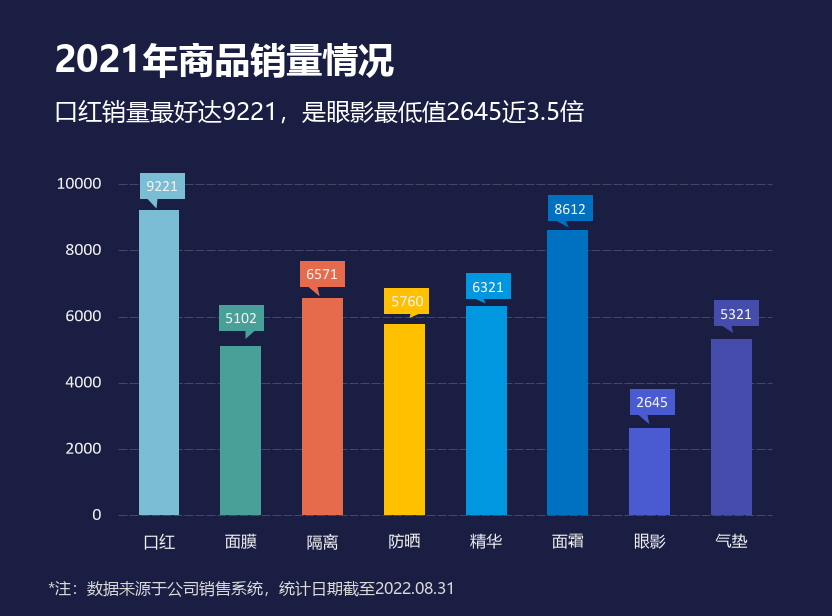

Generate this figure with Python:
# -*- coding: utf-8 -*-
"""
图表复刻 4/15 —— 标注柱形图

复刻对象：`第二章 图表(前15).xlsx` 工作表「4 标注柱形图」中的图表。
每根柱子单独设色，柱顶外侧挂着「气泡标注式」数据标签（pdataLbl 被改成了
wedgeRectCallout 形状：一个矩形气泡 + 一个指向柱顶的三角小尾巴）。

数据来源：'4 标注柱形图'!$C$3:$C$10

样式规格全部取自该 xlsx 的图表 XML（xl/charts/chart4.xml、
xl/drawings/drawing8.xml）：

    图表区背景          srgbClr 1A1E43
    绘图区              manualLayout x=0.142034 y=0.298733 w=0.786205 h=0.537685
    柱形系列            默认填充 7BBDD5，逐点覆盖见 POINT_COLORS（c:dPt）
    柱宽/间距           gapWidth=100%  ->  柱宽 = 类别宽 / 2
    数值轴              majorUnit=2000，范围 0~10000（无 min/max，Excel 自动取整）
                        标签 9pt，bg1 lumMod 95% (#F2F2F2)，Latin +mn-lt = Calibri
    网格线              bg1 lumMod 95% alpha 20%，线宽 6350EMU = 0.5pt，prstDash="lgDash"
    类别轴              轴线 noFill（不画）；标签 8pt，微软雅黑，#F2F2F2
    数据标签            c:dLbl 逐个带 manualLayout，位置见 CALLOUTS（实测）
                        文字 8pt，#F2F2F2；气泡填充 = 该点的柱色
    标题                微软雅黑 18pt 加粗 白色
    副标题              微软雅黑 12pt 白色
    脚注                微软雅黑 8pt，bg1 lumMod 85% (#D9D9D9)

坐标轴/数据标签的 Latin 字体继承主题 (+mn-lt = Calibri)，中日韩字形
继承工作簿默认字体（等线 / DengXian）；类别轴标签则显式写死微软雅黑。

数据标签的气泡形状没有出现在 XML 里（Excel 只会输出 c:dLbl 的
manualLayout 偏移），气泡矩形、尾巴三角、以及数字墨迹的位置全部是在
reference/chart4_excel.png 上逐点量出来的，落在 CALLOUTS / LABEL_INK 里。

运行：python chart4_annotated_bar.py
输出：chart4_annotated_bar.png（832 x 616，与 Excel 导出图等比同尺寸）
"""

import os

import matplotlib
import matplotlib.pyplot as plt
import numpy as np
from matplotlib import font_manager
from matplotlib.font_manager import FontProperties
from matplotlib.patches import PathPatch, Polygon, Rectangle
from matplotlib.textpath import TextPath
from matplotlib.transforms import Affine2D, ScaledTranslation

# --------------------------------------------------------------------------
# 常量：全部按 Excel 图表的原始定义换算
# --------------------------------------------------------------------------

# Excel 图表对象尺寸 416 x 308 pt，按 2 px/pt 导出
DPI = 100
FIG_W_PX, FIG_H_PX = 832, 616

# 字号换算：画布是 Excel 图表的 1.44 倍（= 2 * 72 / 100）
FONT_SCALE = 2 * 72 / DPI  # 1.44

BACKGROUND = "#1A1E43"
LABEL_COLOR = "#F2F2F2"      # bg1 lumMod 95%，数值轴/类别轴/数据标签都用它
TITLE_COLOR = "#FFFFFF"      # bg1，标题与副标题
FOOTNOTE_COLOR = "#D9D9D9"   # bg1 lumMod 85%

CATEGORIES = ["口红", "面膜", "隔离", "防晒", "精华", "面霜", "眼影", "气垫"]
SALES = [9221, 5102, 6571, 5760, 6321, 8612, 2645, 5321]

# 逐点覆盖色：第 0 点没有 c:dPt，用系列默认填充 7BBDD5；其余取各自 c:dPt
POINT_COLORS = ["#7BBDD5", "#49A098", "#E66B4C", "#FFC000",
                "#0097E0", "#0070C0", "#4A5BD1", "#464CAC"]

TITLE = "2021年商品销量情况"
SUBTITLE = "口红销量最好达9221，是眼影最低值2645近3.5倍"
FOOTNOTE = "*注：数据来源于公司销售系统，统计日期截至2022.08.31"

# 绘图区在图表中的相对位置（取自 chart4.xml 的 manualLayout）
AXES_LEFT = 0.14203431372549019
AXES_TOP = 0.29873290354927151
AXES_WIDTH = 0.78620522618496225
AXES_HEIGHT = 0.53768486197969612

# gapWidth=100%：柱宽占类别宽的比例为 1 / (1 + 1.00)
BAR_WIDTH = 1.0 / (1.0 + 100.0 / 100.0)

Y_MAX = 10000
Y_TICKS = [0, 2000, 4000, 6000, 8000, 10000]

# 数据标签气泡的几何（全部为在原图 reference/chart4_excel.png 上实测的像素值）。
# 每项 = (矩形左, 矩形上, 矩形宽, 矩形高, 尾巴底边左, 尾巴底边右, 尾巴尖 x, 尾巴尖 y)
# 矩形统一 45x26px；尾巴是贴在矩形下边上的一小块三角形，尖落在柱顶附近。
# 这些偏移是原作者手工拖出来的，没有规律可循，只能逐个实测。
CALLOUTS = [
    (140.0, 173.0, 45.0, 26.0, 147.5, 157.5, 156.5, 208.5),
    (219.0, 305.0, 45.0, 26.0, 245.5, 254.5, 245.5, 339.0),
    (300.0, 261.0, 45.0, 26.0, 308.5, 317.5, 319.7, 296.4),
    (384.0, 288.0, 45.0, 26.0, 410.5, 418.5, 409.5, 318.0),
    (466.0, 273.0, 45.0, 26.0, 475.5, 483.5, 485.8, 303.5),
    (548.0, 195.0, 45.0, 26.0, 556.5, 565.5, 569.0, 227.7),
    (630.0, 389.0, 45.0, 26.0, 638.5, 647.5, 649.3, 424.1),
    (714.0, 300.0, 45.0, 26.0, 722.5, 731.5, 733.2, 333.0),
]

# 气泡里那串数字的墨迹包围盒 (左, 上, 宽, 高)，逐点在原图上量出。
# 有了它就可以把字形轮廓直接钉在实测位置上，不必依赖字体度量。
LABEL_INK = [
    (147.0, 181.0, 30.0, 10.0),
    (226.0, 313.0, 30.0, 10.0),
    (307.0, 269.0, 30.0, 10.0),
    (392.0, 296.0, 31.0, 10.0),
    (473.0, 282.0, 30.0, 10.0),
    (555.0, 204.0, 30.0, 10.0),
    (637.0, 397.0, 30.0, 10.0),
    (721.0, 309.0, 30.0, 10.0),
]

# 三段文字的落点。原图上量到的墨迹是：
#   标题   y 42~77   x 56~393      副标题 y 100~123  x 56~583
#   脚注   y 581~595 x 49~451
# 但 ha="left"/va="baseline" 对的是含左留白与基线的文本框，和墨迹差着一点点，
# 所以这里的数值是按「渲染后墨迹落回上面那几行」反推出来的（差 <1px）。
TITLE_LEFT_PX, TITLE_BASE_PX = 54.25, 72.0
SUBTITLE_LEFT_PX, SUBTITLE_BASE_PX = 54.0, 120.0
FOOTNOTE_LEFT_PX, FOOTNOTE_BASE_PX = 48.0, 594.0


def _pick_font(candidates, fallback="DejaVu Sans"):
    """返回第一个已安装的字体名，用于在缺少中文字体的机器上仍可运行。"""
    installed = {f.name for f in font_manager.fontManager.ttflist}
    for name in candidates:
        if name in installed:
            return name
    return fallback


# 标题/副标题/脚注以及类别轴标签在 XML 中显式指定了「微软雅黑」
UI_FONT = _pick_font(["Microsoft YaHei", "微软雅黑", "SimHei", "DengXian"])
# 数值轴与数据标签：Latin 用 Calibri，中文回退到等线（工作簿默认字体）
AXIS_FONTS = [_pick_font(["Calibri"]),
              _pick_font(["DengXian", "等线", "SimSun", "Microsoft YaHei"])]

plt.rcParams["axes.unicode_minus"] = False
# 网格线虚线长度按 XML 折算后的实测值给定，不再乘线宽
plt.rcParams["lines.scale_dashes"] = False


def add_digit_label(figure, text, ink):
    """把数据标签的数字画进 ink 指定的墨迹包围盒里。

    ink = (左, 上, 宽, 高)，全部是从原图上量出来的像素值。

    这里没有用普通的 figure.text：本机的 calibri.ttf 在 11.52pt（即 Excel
    的 8pt × 1.44）这个尺寸上会命中 FreeType/Agg 的光栅化缺陷，抗锯齿渲染
    出来是一片空白（把 text.antialiased 关掉、或换成 10pt / 13pt 就会出字，
    显然不是位置问题）。为了不把其余文字的抗锯齿一起牺牲掉，这里直接取
    Calibri 的字形轮廓（TextPath）再填色；顺带还能把墨迹钉在实测包围盒上，
    比依赖字体度量更准。
    """
    x0, top, width, _ = ink
    path = TextPath((0.0, 0.0), text, size=8 * FONT_SCALE,
                    prop=FontProperties(family=AXIS_FONTS[0]))
    bounds = path.get_extents()
    # 统一缩放：按墨迹宽度对齐，避免横竖不等比把字形拉变形
    scale = width / bounds.width
    height = bounds.height * scale
    # TextPath 的坐标是 pt，先平移到墨迹左下角、缩放成参考像素，
    # 再换算成 figure 的相对坐标（x 除以画布宽、y 除以画布高）。
    transform = (Affine2D()
                 .translate(-bounds.x0, -bounds.y0)
                 .scale(scale / FIG_W_PX, scale / FIG_H_PX)
                 .translate(x0 / FIG_W_PX, 1.0 - (top + height) / FIG_H_PX))
    figure.add_artist(PathPatch(path, transform=transform + figure.transFigure,
                                facecolor=LABEL_COLOR, edgecolor="none",
                                zorder=6))


def main():
    figure = plt.figure(figsize=(FIG_W_PX / DPI, FIG_H_PX / DPI), dpi=DPI)
    figure.patch.set_facecolor(BACKGROUND)

    axis = figure.add_axes([AXES_LEFT,
                            1.0 - AXES_TOP - AXES_HEIGHT,
                            AXES_WIDTH,
                            AXES_HEIGHT])
    axis.set_facecolor(BACKGROUND)

    positions = np.arange(len(CATEGORIES))

    # ---- 柱形系列：每根柱子单独设色（c:dPt），纯色无边框 ----
    axis.bar(positions, SALES, width=BAR_WIDTH,
             color=POINT_COLORS, edgecolor="none", zorder=2)

    axis.set_xlim(-0.5, len(CATEGORIES) - 0.5)
    axis.set_ylim(0, Y_MAX)

    # ---- 网格线：bg1 lumMod95% alpha20%，0.5pt lgDash ----
    # 实测虚线 9px + 间隔 2px（1 参考像素 = 1 输出像素）
    axis.set_axisbelow(True)
    axis.grid(axis="y", color=LABEL_COLOR, alpha=0.20,
              linewidth=0.5 * FONT_SCALE,        # 6350 EMU = 0.5pt -> 0.72pt
              linestyle=(0, (6.48, 1.44)),       # 9px / 2px，按导出图实测
              zorder=0)
    # y=0 那条网格线正落在绘图区下缘，默认会连同下半截一起被裁掉，原图里
    # 它是画满的，所以单独放开裁剪。
    for grid_line in axis.get_ygridlines():
        grid_line.set_clip_on(False)

    # ---- 坐标轴 ----
    # 类别轴：轴线 noFill，不画；标签 8pt 微软雅黑 #F2F2F2
    axis.set_xticks(positions)
    axis.set_xticklabels(CATEGORIES, color=LABEL_COLOR,
                         fontsize=8 * FONT_SCALE, fontfamily=UI_FONT)
    # 数值轴：标签 9pt，#F2F2F2
    axis.set_yticks(Y_TICKS)
    axis.set_yticklabels([str(v) for v in Y_TICKS], color=LABEL_COLOR,
                         fontsize=9 * FONT_SCALE, fontfamily=AXIS_FONTS)

    for spine in axis.spines.values():
        spine.set_visible(False)

    # 实测：柱底(绘图区下缘 515.2px) 到类别文字墨迹顶 533px，间距 17.8px
    axis.tick_params(axis="x", length=0, pad=13.28)
    # 实测：绘图区左缘 118.2px 到数字墨迹右缘 100px，间距 18.2px
    axis.tick_params(axis="y", length=0, pad=12.16)

    # Excel 把刻度文字按行框垂直居中，matplotlib 按墨迹居中，差约 1px，补回来
    shift = ScaledTranslation(0, 2.0 / DPI, figure.dpi_scale_trans)
    for tick_label in axis.get_yticklabels():
        tick_label.set_transform(tick_label.get_transform() + shift)

    # ---- 数据标签：wedgeRectCallout 气泡（矩形 + 三角尾巴）----
    for index, (value, color) in enumerate(zip(SALES, POINT_COLORS)):
        x, top, width, height, tail_left, tail_right, tip_x, tip_y = CALLOUTS[index]
        # 矩形本体（挂在 figure 上，避免被绘图区裁剪）
        figure.add_artist(Rectangle((x / FIG_W_PX, 1.0 - (top + height) / FIG_H_PX),
                                    width / FIG_W_PX, height / FIG_H_PX,
                                    transform=figure.transFigure,
                                    facecolor=color, edgecolor="none", zorder=4))
        # 贴在矩形下边上的三角尾巴
        figure.add_artist(Polygon([(tail_left / FIG_W_PX, 1.0 - (top + height) / FIG_H_PX),
                                   (tail_right / FIG_W_PX, 1.0 - (top + height) / FIG_H_PX),
                                   (tip_x / FIG_W_PX, 1.0 - tip_y / FIG_H_PX)],
                                  closed=True, transform=figure.transFigure,
                                  facecolor=color, edgecolor="none", zorder=4))
        # 数字放进气泡里（位置由实测墨迹包围盒给定）
        add_digit_label(figure, str(value), LABEL_INK[index])

    # ---- 标题 / 副标题 / 脚注 ----
    figure.text(TITLE_LEFT_PX / FIG_W_PX, 1.0 - TITLE_BASE_PX / FIG_H_PX, TITLE,
                ha="left", va="baseline", color=TITLE_COLOR,
                fontsize=18 * FONT_SCALE, fontweight="bold", fontfamily=UI_FONT)
    figure.text(SUBTITLE_LEFT_PX / FIG_W_PX, 1.0 - SUBTITLE_BASE_PX / FIG_H_PX,
                SUBTITLE, ha="left", va="baseline", color=TITLE_COLOR,
                fontsize=12 * FONT_SCALE, fontfamily=UI_FONT)
    figure.text(FOOTNOTE_LEFT_PX / FIG_W_PX, 1.0 - FOOTNOTE_BASE_PX / FIG_H_PX,
                FOOTNOTE, ha="left", va="baseline", color=FOOTNOTE_COLOR,
                fontsize=8 * FONT_SCALE, fontfamily=UI_FONT)

    output = os.path.join(os.path.dirname(os.path.abspath(__file__)),
                          "chart4_annotated_bar.png")
    figure.savefig(output, dpi=DPI, facecolor=BACKGROUND)
    print("saved:", output)
    return figure


if __name__ == "__main__":
    if matplotlib.get_backend().lower() == "agg":
        main()
    else:
        main()
        plt.show()
